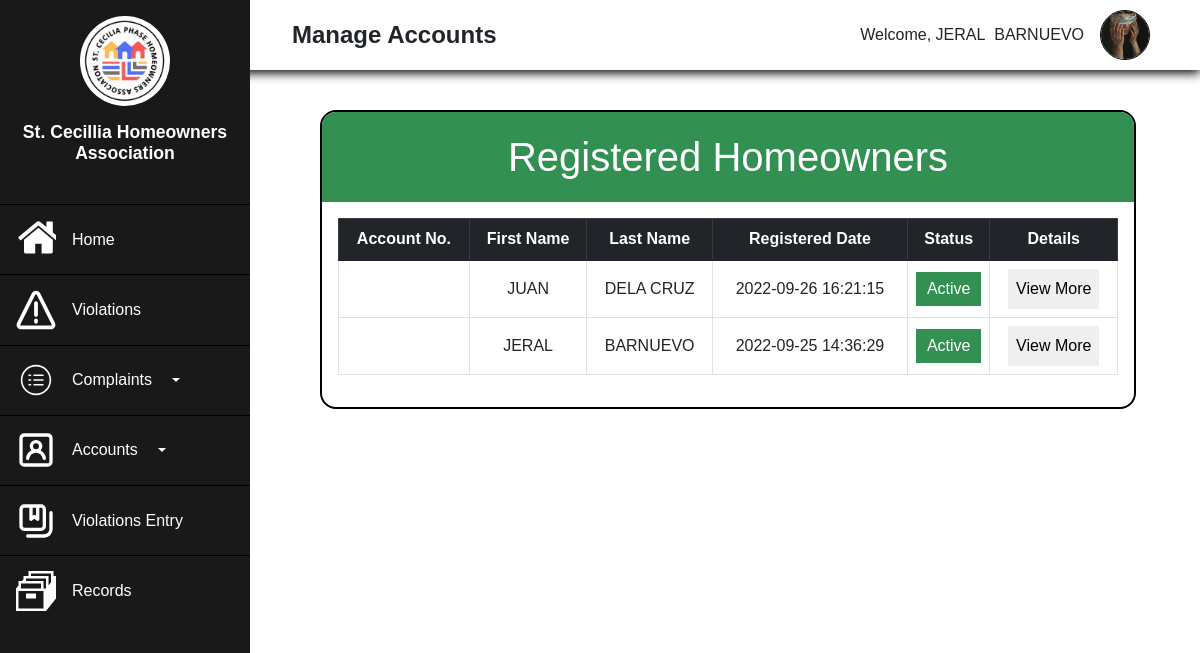
The page /Admin/Admin-Homeowners.php (signed in) on the database as committed earlier.
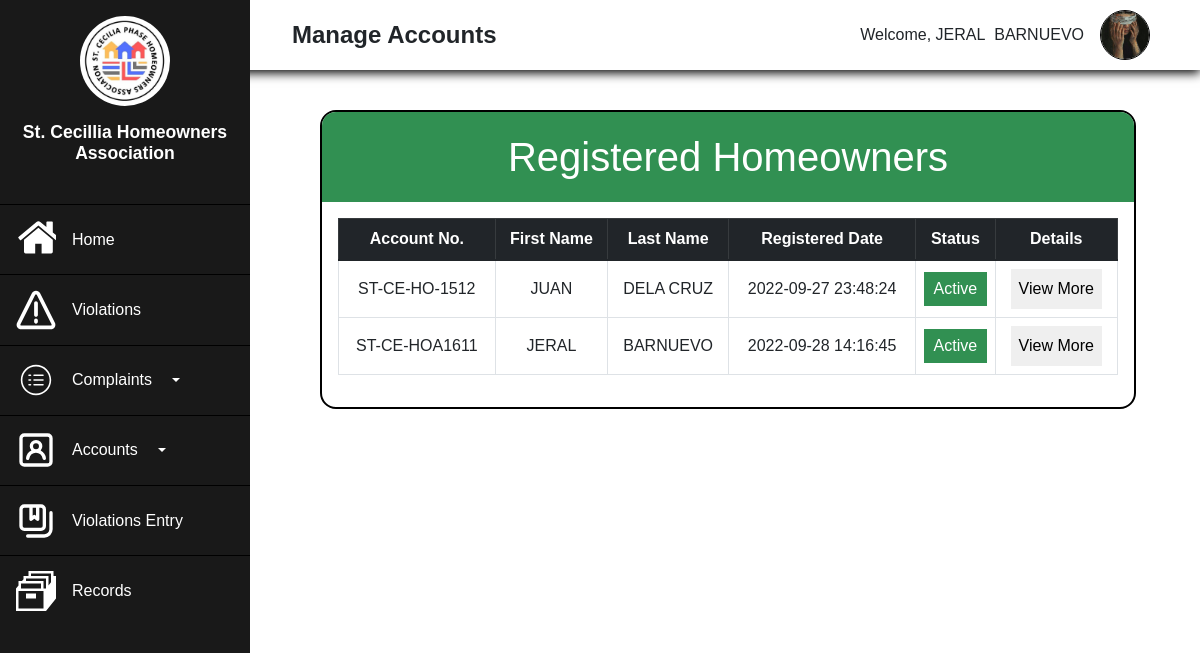
The same page on the database as committed later.
### tables this page shows
CREATE TABLE `homeowners` (
  `Homeowners_ID` int(11) NOT NULL,
  `Account_Number` varchar(255) NOT NULL,
  `First_Name` varchar(255) NOT NULL,
  `Last_Name` varchar(255) NOT NULL,
  `Gender` varchar(255) NOT NULL,
  `Age` int(255) NOT NULL,
  `ContactNo` varchar(255) NOT NULL,
  `Address` varchar(255) NOT NULL,
  `Birthdate` date NOT NULL,
  `Email` varchar(255) NOT NULL,
  `Image` varchar(255) NOT NULL,
  `Password` varchar(255) NOT NULL,
  `Confirm_Password` varchar(255) NOT NULL,
  `VerificationCode` varchar(255) NOT NULL,
  `verified` int(10) NOT NULL DEFAULT 0,
  `date_registered` datetime NOT NULL DEFAULT current_timestamp() ON UPDATE current_timestamp()
);

### Admin/Admin-Homeowners.php (the view, shortened to what this page needs)
<?php
    require("process.php");
?>
<!DOCTYPE html>
<html lang="en">
<head>
    <link rel="stylesheet" href="https://use.fontawesome.com/releases/v5.15.4/css/all.css">
    <link rel="stylesheet" href="realtime.css">
    <link href="https://cdn.jsdelivr.net/npm/bootstrap@5.1.3/dist/css/bootstrap.min.css" rel="stylesheet">
    <link rel="stylesheet" href="Admin-Complaint.css">
    <link rel="stylesheet" type="text/css" href="https://cdnjs.cloudflare.com/ajax/libs/twitter-bootstrap/5.1.3/css/bootstrap.min.css"/>
    <link rel="stylesheet" type="text/css" href="https://cdn.datatables.net/v/bs5/jszip-2.5.0/dt-1.12.1/b-2.2.3/b-colvis-2.2.3/b-html5-2.2.3/b-print-2.2.3/datatables.min.css"/>
</head>
<body>
<?php
    if(!empty($_SESSION['Admin_ID'])){
        $AdminID=$_SESSION['Admin_ID'];
        $result=mysqli_query($conn, "SELECT*FROM admin WHERE Admin_ID='$AdminID'");
        $row=mysqli_fetch_assoc($result);
    }
?>
    <div class="main">
    <div class="side">
        <div class="logo">
            <img src="../Assets/logo.jpg" alt="" width="90px">
            <h2>St. Cecillia Homeowners Association</h2>
        </div>
        <div class="button">
            <ul class="side-button">
                <a href="Admin-Dashboard.php"><button class="buttn">
                    <p>Home</p>
                </button></a>
                <a href="Admin-Violations.php"><button class="buttn">
                    <p>Violations</p>
                </button></a>
                <button type="button" class="buttn buttn-primary dropdown-toggle" data-bs-toggle="dropdown">
                    <p>Complaints</p>
                </button>
                <button type="button" class="buttn buttn-primary dropdown-toggle" data-bs-toggle="dropdown">
                    <p>Accounts</p>
                </button>
                <a href="Violation-Entry.php"><button class="buttn">
                    <p>Violations Entry</p>
                </button></a>
                <a href="Admin-Records.php"><button class="buttn">
                    <svg xmlns="http://www.w3.org/2000/svg" width="16" height="16" viewBox="0 0 16 16"><path fill="#fffff" d="M4 9h4v2H4V9z"/><path fill="#fffff" d="M16 2h-1V0H5v2H3v1.25L2.4 4H1v1.75L0 7v9h12l4-5V2zM2 5h8v2H2V5zm9 10H1V8h10v7zm1-8h-1V4H4V3h8v4zm2-2.5l-1 1.25V2H6V1h8v3.5z"/></svg><p>Records</p>
                </button></a>
            </ul>
        </div>
    </div>
    <div class="top">
        <div class="burger">
            <p>Manage Accounts</p>
        </div>
        <div class="profile">
            <div class="welcome"><p>Welcome, <?php echo $row['FirstName'], "&nbsp;&nbsp;",$row['LastName']; ?></p></div>
        <div class="image" onclick="Dropmenu();">
                <img src="admin-imgs/<?php echo $row['Image_Profile']; ?>" alt="" width="50px">
            </div>
        </div>
    </div>
    <div class="body">
        <div class="container1">
            <div class="title"><h1>Registered Homeowners</h1></div>
            <div class="table-complaint">
            <table class="table table-bordered table-hover table-responsive" id="Mytable" style="padding:0;">
                <thead class="table-dark head">
                    <tr class="height">
                    <th class="text-center">Account No.</th>
                    <th class="text-center">First Name</th>
                    <th class="text-center">Last Name</th>
                    <th class="text-center">Registered Date</th>
                    <th class="text-center">Status</th>
                    <th class="text-center">Details</th>
                    </tr>
                </thead>
                <tbody>
                <?php
                    $query1="SELECT*FROM homeowners WHERE verified='1'";
                    $result=mysqli_query($conn, $query1);
                    if(mysqli_num_rows($result)>0){
                    while($row=mysqli_fetch_assoc($result)){
                ?>
                    <tr class="height">
                    <td><?php echo $row['Account_Number'] ?></td>
                    <td><?php echo $row['First_Name']; ?></td>
                    <td><?php echo $row['Last_Name']; ?></td>
                    <td><?php echo $row['date_registered']; ?></td>
                    <td><div class="success">Active</div></td>
                    <td><button style="padding:.5rem; border:none;" data-bs-toggle="modal" data-bs-target="#viewdetails<?php echo $row['Homeowners_ID']; ?>">View More  </button></td>
                    </tr>
                    <?php
                    }
                    }
                ?>
                </tbody>
            </table>
            </div>
        </div>
    </div>
</div>
</body>
</html>

### Admin/realtime.css (style rules this page uses)
* { box-sizing: border-box; margin:0; padding:0; font-family: 'Poppins', sans-serif; }
:root { --side:#191919; --top:#ffffff; --body:#ffffff; --font-text:#000000; --main-color:#59CE8F; --secondary:#319052; --hover:#65C18C; }
.main { display: grid; grid-template-columns: 250px 1fr; grid-template-rows: 100px 1fr; grid-template-areas: "side head head" "side body body" "side body body"; height: 100%; width: 100%; }
.side { grid-area:side; display: flex; flex-direction: column; align-items: center; gap:1rem; background:var(--side); padding:0; width:100%; min-height: 100vh; max-width: 250px; z-index: 999; position: fixed; top:0; left:0; }
.side>.logo { display: flex; flex-direction: column; align-items: center; justify-content: center; text-align: center; gap:1rem; padding:1rem; }
.side>.logo>h2 { font-size:1.1rem; font-weight: 600; color: #FFFFFF; }
.side>.logo>img { border-radius:100%; }
svg { fill:#FFFFFF; width: 40px; height: 50px; }
.side-button { padding:0; margin:0; display: flex; flex-direction: column; }
.button { width: 100%; }
.buttn { width: 100%; padding:.6rem; background-color:var(--side); color:#FFFFFF; border-top:1px solid black; border-left:none; border-right:none; border-bottom: none; display:flex; align-items: center; transition: .5s; }
.button>.side-button>a { text-decoration: none; }
.button>.side-button>a>.buttn { display: flex; align-items: center; justify-content: flex-start; gap:1rem; font-size: 1rem; text-align:center; padding-left:1rem; }
.button>.side-button>a>.buttn>p { padding:0; margin:0; }
.buttn { display: flex; align-items: center; padding-left:1rem; gap:1rem; font-size: 1rem; text-align:center; }
.buttn>p { margin:0; padding:0; }
.top { grid-area:head; display: flex; align-items: center; justify-content: space-between; padding: 1rem 1rem; background:var(--top); box-shadow:0 3px 10px black ; position: fixed; top:0; left:0; height:80px; z-index:90; width:100%; height: 70px; padding-left:260px; padding-right:50px; }
.burger { display: flex; flex-direction: row; align-items: center; gap:1rem; padding-left:2rem; }
.top>.profile { display: flex; align-items: center; gap:1rem; }
.top>.burger>p { margin:0; font-weight: 600; font-size: 1.5rem; }
.top>.profile>.welcome { display: flex; align-items: center; justify-content: center; }
.top>.profile>.welcome>p { margin:0; }
.top>.profile>.image { border: 1px black solid; width: 50px; height: 50px; border-radius: 100%; position: relative; overflow: hidden; cursor:pointer; transition:1s; }
.top>.profile>.image>img { position: absolute; top:0; left:0; width: 100%; height: 100%; object-fit:cover; }
.body { display: flex; align-items: flex-start; justify-content: flex-start; flex-direction: column; padding:4rem; background-color: #ffffff; width: 100%; min-height: 100vh; padding-left:320px; padding-top: 110px; overflow: scroll; position:absolute; }
.table { width: 100%; height: 100%; max-height: 400px; background-color: #FFFFFF; padding:1.5rem; margin:0; overflow: scroll; }
thead { vertical-align: middle; text-align: center; border: 1px solid black; }
tbody { vertical-align: middle; text-align: center; }
.table-responsive { padding:0; }
tr { padding:0; vertical-align: middle; }

### Admin/Admin-Complaint.css (style rules this page uses)
.container1 { background-color: #ffffff; padding-left:0; width: 100%; max-width: 1200px; border: 2px solid black; border-radius:1rem; overflow: hidden; }
.container1>.title { width: 100%; height: 90px; background-color: #319052; display: flex; align-items: center; justify-content: center; }
.container1>.title>h1 { text-align: center; color:#ffffff; margin:0; }
#Mytable { padding:1rem; }
.table-complaint { padding:1rem; overflow-y: scroll; }
#Mytable>tbody { text-align: center; }
.success { background-color: #319052; color:white; padding:.3rem; }

Rows that differ between the two databases and show on the page:
removed homeowners: First_Name "JUAN", Last_Name "DELA CRUZ", date_registered "2022-09-26 16:21:15"
removed homeowners: First_Name "JERAL", Last_Name "BARNUEVO", date_registered "2022-09-25 14:36:29"
added homeowners: Account_Number "ST-CE-HO-1512", First_Name "JUAN", Last_Name "DELA CRUZ", date_registered "2022-09-27 23:48:24"
added homeowners: Account_Number "ST-CE-HOA1611", First_Name "JERAL", Last_Name "BARNUEVO", date_registered "2022-09-28 14:16:45"
